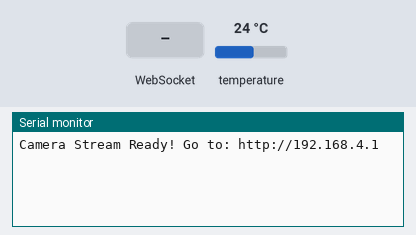
Bench run of a program on a simulated ESP32. Shown: the last lines printed to the serial monitor. The inputs (shaded band) are chosen by the test bench; at power-on: temperature 24 °C.

Above: at 1.2 s.
1.3 s: WebSocket text "min" received
At 2.5 s:
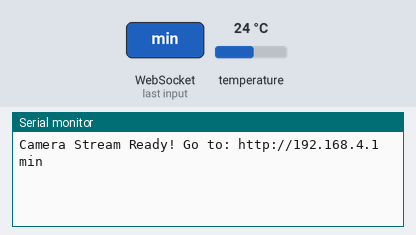
2.8 s: WebSocket text "max" received
At 3.6 s:
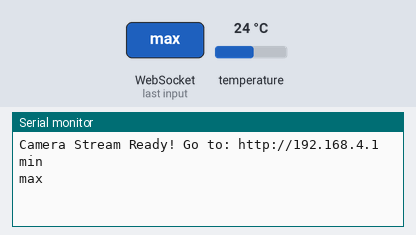
4.3 s: WebSocket text "[" received
At 4.7 s:
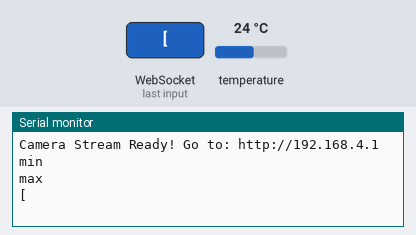
5.8 s: WebSocket text "F" received
At 7.0 s:
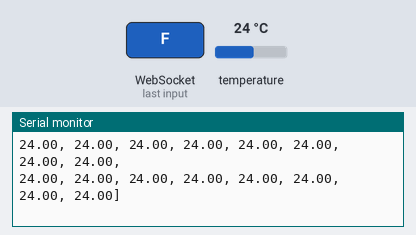
7.3 s: WebSocket text "1" received
At 8.2 s:
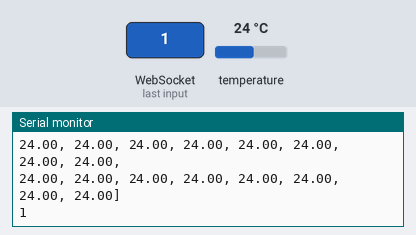

Measured:
- after the input at 1.3 s, the serial monitor: prints a new line at once (image 1)
- after the input at 2.8 s, the serial monitor: prints a new line at once (image 2)
- after the input at 4.3 s, the serial monitor: prints a new line at once (image 3)
- after the input at 5.8 s, the serial monitor: prints a new line at once (image 4)
- after the input at 7.3 s, the serial monitor: prints a new line at once (image 5)

The program:

main.cpp
```cpp
/*
Started with https://github.com/acrobotic/Ai_Tips_ESP8266/tree/master/webserver_websockets
Inspiration from https://www.esp32.com/viewtopic.php?t=7763

Adapted for PlatformIO
*/

#include <Arduino.h>
#include <WiFi.h> // Part of ESP32 board libraries
#include <WebServer.h> // Part of ESP32 board libraries
#include <WebSocketsServer.h> // Installed "WebSockets" library
#include <Adafruit_AMG88xx.h> // Installed "Adafruit_AMG88xx" library

Adafruit_AMG88xx amg;

float pixels[AMG88xx_PIXEL_ARRAY_SIZE];

WebServer server(80);
WebSocketsServer webSocket = WebSocketsServer(81);

const char* ssid = "Edit here";
const char* password = "Edit here";

#define AMG8833_SDA 32      // AMG8833 sensor using I2C 32 as SDA and 33 as SCL on AZDelivery V2
#define AMG8833_SCL 33

void webSocketEvent(uint8_t num, WStype_t type, uint8_t * payload, size_t length);

char webpage[] PROGMEM = R"=====(
<html>
<head>
	<style>
		#thermcam td {
		  width: 30;
		  height: 30;
		}
	</style>
	<script>
		var Socket;
		var streamframestimer;
		var sizesensor = [8,8];
		var minTsensor = 0.0;
		var maxTsensor = 80.0;

		var minT = 15.0; // initial low range of the sensor (this will be blue on the screen)
		var maxT = 50.0; // initial high range of the sensor (this will be red on the screen)

		var currentFrame = [];
		var minTframe = maxTsensor;
		var maxTframe = minTsensor;
		var minTframelocation = [0,0];
		var maxTframelocation = [0,0];

		var camColors = [
		"1500BF", "0900BF", "0003C0", "0010C0", "001DC1", "002AC2", "0037C2", "0044C3",
		"0052C3", "005FC4", "006DC5", "007AC5", "0088C6", "0095C6", "00A3C7", "00B1C8",
		"00BFC8", "00C9C4", "00C9B8", "00CAAB", "00CB9E", "00CB90", "00CC83", "00CC76",
		"00CD68", "00CE5B", "00CE4D", "00CF40", "00CF32", "00D024", "00D116", "00D109",
		"05D200", "13D200", "21D300", "2FD400", "3DD400", "4CD500", "5AD500", "69D600",
		"78D700", "86D700", "95D800", "A4D800", "B3D900", "C2DA00", "D1DA00", "DBD500",
		"DBC700", "DCB900", "DDAA00", "DD9C00", "DE8E00", "DE7F00", "DF7100", "E06200",
		"E05300", "E14400", "E13500", "E22600", "E31700", "E30800", "E40006", "E50015",
		];

		function mapto( val, minin, maxin, minout ,maxout ){
			if ( val >= maxin ){
				return maxout;
			} else if ( val <= minin ){
				return minout;
			} else {
				return ((( ( maxout - minout )/( maxin - minin ) ) * val ) + ( minout - ( ( maxout - minout )/( maxin - minin ) ) * minin ));
			}
		}

		function adjusttemrange(range,adjustment){
			if ( range == "min" ){
				if ( adjustment == 0){
					minT = minTframe;
				} else {
					minT += adjustment;
				}
			}
			if ( range == "max" ){
				if ( adjustment == 0){
					maxT = maxTframe;
				} else {
					maxT += adjustment;
				}
			}
			if ( minT < minTsensor ){
				minT = minTsensor;
			}
			if ( maxT > maxTsensor ){
				maxT = maxTsensor;
			}
			if ( minT >= maxT ){
				minT = maxT - 1.0;
			}
			fillthermcamtable(currentFrame);
			document.getElementById("minT").innerHTML = minT.toFixed(2) + "C";
			document.getElementById("maxT").innerHTML = maxT.toFixed(2) + "C";
		}

		function ctof(tempc){
			return (tempc * ( 9 / 5 ) ) + 32;
		}

		function buildthermcamtable(){
			var thermcamTable = document.getElementById("thermcam");
			for(i=0;i<sizesensor[0];i++){
				var row = thermcamTable.insertRow(i);
				for(j=0;j<sizesensor[1];j++){
					var cell = row.insertCell(j);
					cell.id = "tccell"+((i*8)+j);
				}
			}
		}

		function fillthermcamtable(pixelarray){
			minTframe = maxTsensor;
			maxTframe = minTsensor;
			// Fill table
			// Temps in C and F in cells
			// BG color of cells use camColors
			// Update minTframe and maxTframe
			for(i=0;i<sizesensor[0];i++){
				for(j=0;j<sizesensor[1];j++){
					var idx = ((i*8)+j);
					var cell = document.getElementById("tccell"+idx);
					var camcolorvalue = Math.round( mapto( pixelarray[idx], minT , maxT, 0 ,63 ) );
					cell.innerHTML = pixelarray[idx].toFixed(2) + "C " + ctof( pixelarray[idx] ).toFixed(2) + "F";
					cell.style.backgroundColor = "#" + camColors[camcolorvalue];
					cell.className = "camcolorvalue" + camcolorvalue;
					if ( pixelarray[idx] < minTframe ){
						minTframe = pixelarray[idx];
						minTframelocation = [j,i];
					}
					if ( pixelarray[idx] > maxTframe ){
						maxTframe = pixelarray[idx];
						maxTframelocation = [j,i];
					}
				}
			}
			document.getElementById("minTframedata").innerHTML = minTframe.toFixed(2) + "C " + ctof( minTframe ).toFixed(2) + "F (" + minTframelocation[0] + "," + minTframelocation[1] + ")";
			document.getElementById("maxTframedata").innerHTML = maxTframe.toFixed(2) + "C " + ctof( maxTframe ).toFixed(2) + "F (" + maxTframelocation[0] + "," + maxTframelocation[1] + ")";
		}

		function init() {
			// Build table
			buildthermcamtable();
			document.getElementById("minT").innerHTML = minT.toFixed(2) + "C";
			document.getElementById("maxT").innerHTML = maxT.toFixed(2) + "C";

			Socket = new WebSocket('ws://' + window.location.hostname + ':81/');
			Socket.onmessage = function(event){
				if ( event.data[0] == '[' ){
					currentFrame = JSON.parse(event.data);
					fillthermcamtable(currentFrame);
				}
			}
		}

		function sendText(){
			Socket.send(document.getElementById("txBar").value);
			document.getElementById("txBar").value = "";
		}

		function getframe(){
			Socket.send("F");
		}

		function streamframes(){
			streamframestimer = setTimeout( streamframes , 200 );
			getframe();
		}

		function stopstreamframes(){
			clearTimeout( streamframestimer );
		}

	</script>
</head>
<body onload="init()">
	<table id="thermcam">
	</table>
	<hr/>
	<table id="thermcamcontrols">
		<tr>
			<td>Min Temp</td>
			<td id="minT"></td>
			<td><button type="button" onclick="adjusttemrange('min',-5);">-5C</button></td>
			<td><button type="button" onclick="adjusttemrange('min',-1);">-1C</button></td>
			<td><button type="button" onclick="adjusttemrange('min', 0);">lowest in current frame</button></td>
			<td><button type="button" onclick="adjusttemrange('min',+1);">+1C</button></td>
			<td><button type="button" onclick="adjusttemrange('min',+5);">+5C</button></td>
			<td id="minTframedata"></td>
		</tr>
		<tr>
			<td>Max Temp</td>
			<td id="maxT"></td>
			<td><button type="button" onclick="adjusttemrange('max',-5);">-5C</button></td>
			<td><button type="button" onclick="adjusttemrange('max',-1);">-1C</button></td>
			<td><button type="button" onclick="adjusttemrange('max', 0);">highest in current frame</button></td>
			<td><button type="button" onclick="adjusttemrange('max',+1);">+1C</button></td>
			<td><button type="button" onclick="adjusttemrange('max',+5);">+5C</button></td>
			<td id="maxTframedata"></td>
		</tr>
	</table>
	<hr/>
	<div>
		<button type="button" onclick="getframe();">Get Frame</button>
		<button type="button" onclick="streamframes();">Start Stream Frames</button>
		<button type="button" onclick="stopstreamframes();">Stop Stream Frames</button>
	</div>
</body>
</html>
)=====";

void setup()
{
  Serial.begin(115200);

  // Wi-Fi connection
  WiFi.softAP(ssid, password);

  Serial.print("Camera Stream Ready! Go to: http://");
  Serial.println(WiFi.softAPIP()); //WiFi.localIP());

  server.on("/",[](){
    server.send_P(200, "text/html", webpage);
  });
  server.begin();
  webSocket.begin();
  webSocket.onEvent(webSocketEvent);

  Wire.begin(AMG8833_SDA, AMG8833_SCL);

  if (!amg.begin()) {
    Serial.println("Could not find a valid AMG88xx sensor, check wiring!");
    while (1);
  }
}

void loop()
{
  webSocket.loop();
  server.handleClient();
  if(Serial.available() > 0){
    char c[] = {(char)Serial.read()};
    webSocket.broadcastTXT(c, sizeof(c));
  }
}

void webSocketEvent(uint8_t num, WStype_t type, uint8_t * payload, size_t length){
  if(type == WStype_TEXT){
    if(payload[0] == 'F'){ // i.e. "Frame"
		amg.readPixels(pixels);

		String thermalFrame = "[";

		for (int i = 1; i < AMG88xx_PIXEL_ARRAY_SIZE + 1; i++) { // Starts at 1 so that (i % 8) will be 0 at end of 8 pixels and newline will be added
			thermalFrame += pixels[i - 1];
			if ( i != AMG88xx_PIXEL_ARRAY_SIZE ){
				thermalFrame += ", ";
				if ( i % 8 == 0 ) thermalFrame += "\n";
			}
		}
		thermalFrame += "]";

		char tf[thermalFrame.length()+1];

		thermalFrame.toCharArray( tf, thermalFrame.length()+1 );

		Serial.println(tf);

		webSocket.broadcastTXT(tf, sizeof(tf)-1);

    } else{
      for(int i = 0; i < length; i++)
        Serial.print((char) payload[i]);
      Serial.println();
    }
  }

}
```
